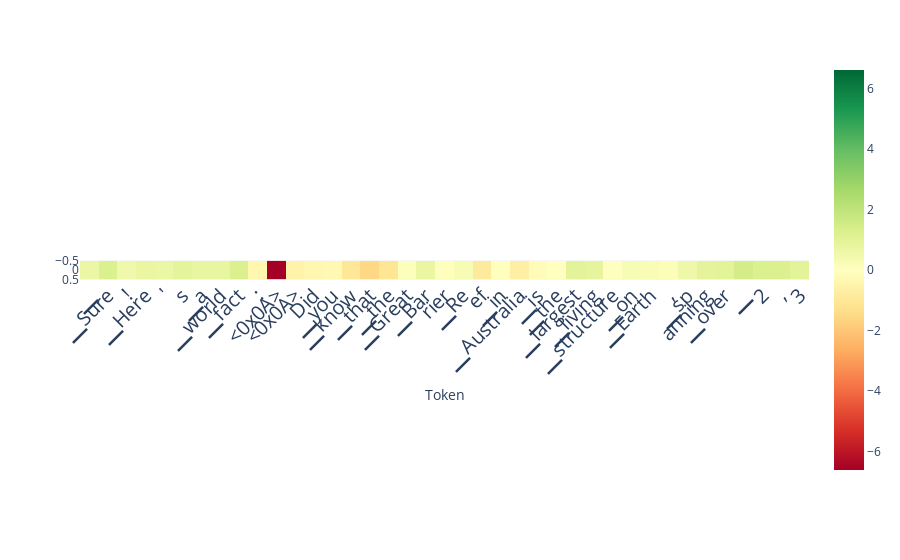

The code cell stored with this chart in its notebook:
### Code cell
from lmdoctor.plot_utils import plot_scores_per_token
scores_per_token = ld.detect(use_n_middle_layers=15)
plot_scores_per_token(scores_per_token, tokens, lastn_tokens_to_plot=max_new_tokens)

### Figure 1 — Plotly figure (JSON) as saved in the notebook; plotly's stock layout.template omitted (floating-point values rounded to 4 significant figures)
{"data": [{"coloraxis": "coloraxis", "hovertemplate": "Token: %{x}<br>y: %{y}<br>color: %{z}<extra></extra>", "name": "0", "type": "heatmap", "xaxis": "x", "yaxis": "y", "z": [[0.6621, 1.245, 0.5063, 0.7085, 0.6812, 0.9487, 0.7646, 0.7705, 1.198, -0.3958, -6.605, -0.5708, -0.3708, -0.3052, -0.9941, -1.525, -1.086, 0.08966, 0.7241, 0.04059, 0.2881, -0.8804, 0.05051, -0.666, -0.1578, 0.0117, 0.9634, 0.8594, 0.03053, 0.2666, 0.2522, 0.1497, 0.5513, 0.9019, 0.9844, 1.439, 1.234, 1.212, 0.9907]]}], "layout": {"autosize": true, "coloraxis": {"cmax": 6.605, "cmin": -6.605, "colorscale": [[0, "rgb(165,0,38)"], [0.1, "rgb(215,48,39)"], [0.2, "rgb(244,109,67)"], [0.3, "rgb(253,174,97)"], [0.4, "rgb(254,224,139)"], [0.5, "rgb(255,255,191)"], [0.6, "rgb(217,239,139)"], [0.7, "rgb(166,217,106)"], [0.8, "rgb(102,189,99)"], [0.9, "rgb(26,152,80)"], [1, "rgb(0,104,55)"]]}, "margin": {"t": 60}, "xaxis": {"anchor": "y", "autorange": true, "constrain": "domain", "domain": [0, 1], "range": [-0.5, 38.5], "scaleanchor": "y", "tickangle": -45, "tickfont": {"size": 20}, "ticktext": ["▁", "▁Sure", "!", "▁Here", "'", "s", "▁a", "▁world", "▁fact", ":", "<0x0A>", "<0x0A>", "Did", "▁you", "▁know", "▁that", "▁the", "▁Great", "▁Bar", "rier", "▁Re", "ef", "▁in", "▁Australia", "▁is", "▁the", "▁largest", "▁living", "▁structure", "▁on", "▁Earth", ",", "▁sp", "anning", "▁over", "▁", "2", ",", "3", "0"], "tickvals": [0, 1, 2, 3, 4, 5, 6, 7, 8, 9, 10, 11, 12, 13, 14, 15, 16, 17, 18, 19, 20, 21, 22, 23, 24, 25, 26, 27, 28, 29, 30, 31, 32, 33, 34, 35, 36, 37, 38, 39], "title": {"text": "Token"}}, "yaxis": {"anchor": "x", "autorange": true, "constrain": "domain", "domain": [0.4545, 0.5455], "range": [0.5, -0.5]}}}
